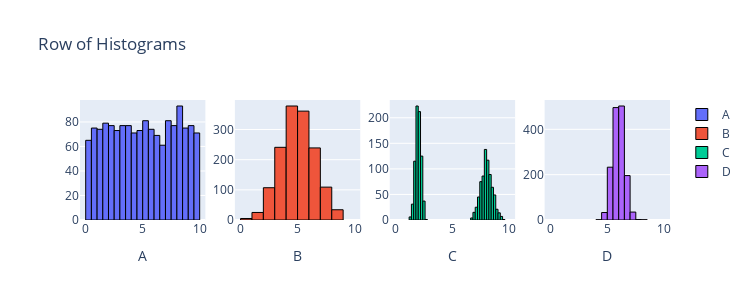

The notebook cell saved with this chart:
### Markdown cell above
#### 4. Run the code below and look at the resulting figure of distrubutions and then answer the following questions

1. Which datasets have similar means and similar variances
2. Which datasets have similar means but quite different variances
3. Which datasets have similar variances but quite different means
4. Which datasets have quite different means and quite different variances
    
<details class="details-example"><summary style="color:blue"><u>Further Guidance</u></summary>
    
> Can you answer these questions immediately? If not, first review what the basic ideas of **sample means** and **sample standard deviations** (and **sample variances**) are. Their mathematical definitions are given below, and are useful for understanding the intuition of these concepts in terms of "averages" of things, like "observations" or "squared differences" (and then perhaps square-rooted). But there are other ways to "intuitively visually" understand **sample means** and **sample standard deviations** (and **sample variances**) which a ChatBot would be able to discuss with you.
>
> - sample mean $\displaystyle \bar x = \frac{1}{n}\sum_{i=1}^n x_i$ 
> - sample variance $\displaystyle s^2 = \frac{1}{n-1}\sum_{i=1}^n (x_i-\bar x)^2$
> - sample standard deviation $\displaystyle s = \sqrt{s^2}$
>
> It's potentially maybe possible that you or a ChatBot could answer these questions by looking at the code that produced the data you're considering. But if you're trying to check and understand things that way, you should instead consider just calculate the statistics that answer the questions themselves...
> - `np.mean(df.col)` or `df.col.mean()`
> - `np.std(df.col, dof=1)` / `np.var(df.col, dof=1)` or `df.col.std(dof=1)` / `df.col.var(dof=1)`
>
> _If you are resorting to calculating the statistics that answer the questions, try to understand the answers after you have them... just getting the "right" answers kind of defeats the point of this exercise..._
>
> - The difference between trying to answer this question using the code that produced the data versus calculating the statistics from the data comes down to the difference between **parameters** and **statistics**, but this will be discussed in the lecture... in the meantime, howevever, if you're curious about this... you could consider prompting a ChatBot to explain the difference between **parameters** and **statistics**...
>     - ... this would naturally lead to some discussion of the relationship between **populations** and **samples**, and from there it would only be a little further to start working to understand the relationship between **statistics** and **parameters** and how they connect to *populations* and *samples* (and hence each other)...    
    
</details>

### Code cell
from scipy import stats
import plotly.graph_objects as go
from plotly.subplots import make_subplots
import numpy as np

n = 1500
data1 = stats.uniform.rvs(0, 10, size=n)
data2 = stats.norm.rvs(5, 1.5, size=n)
data3 = np.r_[stats.norm.rvs(2, 0.25, size=int(n/2)), stats.norm.rvs(8, 0.5, size=int(n/2))]
data4 = stats.norm.rvs(6, 0.5, size=n)

fig = make_subplots(rows=1, cols=4)

fig.add_trace(go.Histogram(x=data1, name='A', nbinsx=30, marker=dict(line=dict(color='black', width=1))), row=1, col=1)
fig.add_trace(go.Histogram(x=data2, name='B', nbinsx=15, marker=dict(line=dict(color='black', width=1))), row=1, col=2)
fig.add_trace(go.Histogram(x=data3, name='C', nbinsx=45, marker=dict(line=dict(color='black', width=1))), row=1, col=3)
fig.add_trace(go.Histogram(x=data4, name='D', nbinsx=15, marker=dict(line=dict(color='black', width=1))), row=1, col=4)

fig.update_layout(height=300, width=750, title_text="Row of Histograms")
fig.update_xaxes(title_text="A", row=1, col=1)
fig.update_xaxes(title_text="B", row=1, col=2)
fig.update_xaxes(title_text="C", row=1, col=3)
fig.update_xaxes(title_text="D", row=1, col=4)
fig.update_xaxes(range=[-0.5, 10.5])

for trace in fig.data:
    trace.xbins = dict(start=0, end=10)
    
# This code was produced by just making requests to Microsoft Copilot
# https://github.com/pointOfive/stat130chat130/blob/main/CHATLOG/wk3/COP/SLS/0001_concise_makeAplotV1.md

fig.show() # USE `fig.show(renderer="png")` FOR ALL GitHub and MarkUs SUBMISSIONS

### Figure 1 — Plotly figure (JSON) as saved in the notebook; plotly's stock layout.template omitted (floating-point values rounded to 4 significant figures; data arrays with more than 128 entries replaced by an {"elided": "..."} marker saying what was removed)
{"data": [{"marker": {"line": {"color": "black", "width": 1}}, "name": "A", "nbinsx": 30, "type": "histogram", "x": {"elided": "1500 float values"}, "xaxis": "x", "xbins": {"end": 10, "start": 0}, "yaxis": "y"}, {"marker": {"line": {"color": "black", "width": 1}}, "name": "B", "nbinsx": 15, "type": "histogram", "x": {"elided": "1500 float values"}, "xaxis": "x2", "xbins": {"end": 10, "start": 0}, "yaxis": "y2"}, {"marker": {"line": {"color": "black", "width": 1}}, "name": "C", "nbinsx": 45, "type": "histogram", "x": {"elided": "1500 float values"}, "xaxis": "x3", "xbins": {"end": 10, "start": 0}, "yaxis": "y3"}, {"marker": {"line": {"color": "black", "width": 1}}, "name": "D", "nbinsx": 15, "type": "histogram", "x": {"elided": "1500 float values"}, "xaxis": "x4", "xbins": {"end": 10, "start": 0}, "yaxis": "y4"}], "layout": {"height": 300, "title": {"text": "Row of Histograms"}, "width": 750, "xaxis": {"anchor": "y", "domain": [0, 0.2125], "range": [-0.5, 10.5], "title": {"text": "A"}}, "xaxis2": {"anchor": "y2", "domain": [0.2625, 0.475], "range": [-0.5, 10.5], "title": {"text": "B"}}, "xaxis3": {"anchor": "y3", "domain": [0.525, 0.7375], "range": [-0.5, 10.5], "title": {"text": "C"}}, "xaxis4": {"anchor": "y4", "domain": [0.7875, 1], "range": [-0.5, 10.5], "title": {"text": "D"}}, "yaxis": {"anchor": "x", "domain": [0, 1]}, "yaxis2": {"anchor": "x2", "domain": [0, 1]}, "yaxis3": {"anchor": "x3", "domain": [0, 1]}, "yaxis4": {"anchor": "x4", "domain": [0, 1]}}}
